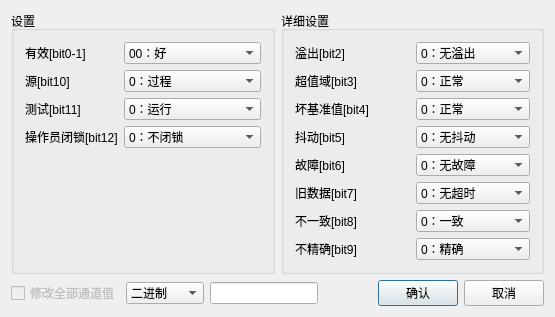
<?xml version="1.0" encoding="UTF-8"?>
<ui version="4.0">
 <class>SmvAbnormalQualitySet</class>
 <widget class="QDialog" name="SmvAbnormalQualitySet">
  <property name="geometry">
   <rect>
    <x>0</x>
    <y>0</y>
    <width>555</width>
    <height>317</height>
   </rect>
  </property>
  <property name="windowTitle">
   <string>品质参数设置</string>
  </property>
  <layout class="QGridLayout" name="gridLayout_4">
   <item row="0" column="0">
    <layout class="QGridLayout" name="gridLayout_3" columnstretch="1,1">
     <item row="0" column="0">
      <widget class="QGroupBox" name="groupBox">
       <property name="title">
        <string>设置</string>
       </property>
       <layout class="QGridLayout" name="gridLayout" columnstretch="2,2,1">
        <item row="0" column="0">
         <widget class="QLabel" name="label">
          <property name="text">
           <string>有效[bit0-1]</string>
          </property>
         </widget>
        </item>
        <item row="0" column="1" colspan="2">
         <widget class="QScrollComboBox" name="cmb_bit1">
          <item>
           <property name="text">
            <string>00：好</string>
           </property>
          </item>
          <item>
           <property name="text">
            <string>01：无效</string>
           </property>
          </item>
          <item>
           <property name="text">
            <string>10：保留</string>
           </property>
          </item>
          <item>
           <property name="text">
            <string>11：可疑</string>
           </property>
          </item>
         </widget>
        </item>
        <item row="1" column="0">
         <widget class="QLabel" name="label_2">
          <property name="text">
           <string>源[bit10]</string>
          </property>
         </widget>
        </item>
        <item row="1" column="1" colspan="2">
         <widget class="QScrollComboBox" name="cmb_bit10">
          <item>
           <property name="text">
            <string>0：过程</string>
           </property>
          </item>
          <item>
           <property name="text">
            <string>1：被取代</string>
           </property>
          </item>
         </widget>
        </item>
        <item row="2" column="0">
         <widget class="QLabel" name="label_3">
          <property name="text">
           <string>测试[bit11]</string>
          </property>
         </widget>
        </item>
        <item row="2" column="1" colspan="2">
         <widget class="QScrollComboBox" name="cmb_bit11">
          <item>
           <property name="text">
            <string>0：运行</string>
           </property>
          </item>
          <item>
           <property name="text">
            <string>1：测试</string>
           </property>
          </item>
         </widget>
        </item>
        <item row="4" column="1">
         <spacer name="verticalSpacer">
          <property name="orientation">
           <enum>Qt::Vertical</enum>
          </property>
          <property name="sizeHint" stdset="0">
           <size>
            <width>20</width>
            <height>110</height>
           </size>
          </property>
         </spacer>
        </item>
        <item row="3" column="0">
         <widget class="QLabel" name="label_4">
          <property name="text">
           <string>操作员闭锁[bit12]</string>
          </property>
         </widget>
        </item>
        <item row="3" column="1" colspan="2">
         <widget class="QScrollComboBox" name="cmb_bit12">
          <item>
           <property name="text">
            <string>0：不闭锁</string>
           </property>
          </item>
          <item>
           <property name="text">
            <string>1：闭锁</string>
           </property>
          </item>
         </widget>
        </item>
       </layout>
      </widget>
     </item>
     <item row="0" column="1">
      <widget class="QGroupBox" name="groupBox_2">
       <property name="title">
        <string>详细设置</string>
       </property>
       <layout class="QGridLayout" name="gridLayout_2" columnstretch="0,0">
        <item row="0" column="0">
         <widget class="QLabel" name="label_5">
          <property name="text">
           <string>溢出[bit2]</string>
          </property>
         </widget>
        </item>
        <item row="0" column="1">
         <widget class="QScrollComboBox" name="cmb_bit2">
          <item>
           <property name="text">
            <string>0：无溢出</string>
           </property>
          </item>
          <item>
           <property name="text">
            <string>1：溢出</string>
           </property>
          </item>
         </widget>
        </item>
        <item row="1" column="0">
         <widget class="QLabel" name="label_6">
          <property name="text">
           <string>超值域[bit3]</string>
          </property>
         </widget>
        </item>
        <item row="1" column="1">
         <widget class="QScrollComboBox" name="cmb_bit3">
          <item>
           <property name="text">
            <string>0：正常</string>
           </property>
          </item>
          <item>
           <property name="text">
            <string>1：超值域</string>
           </property>
          </item>
         </widget>
        </item>
        <item row="2" column="0">
         <widget class="QLabel" name="label_7">
          <property name="text">
           <string>坏基准值[bit4]</string>
          </property>
         </widget>
        </item>
        <item row="2" column="1">
         <widget class="QScrollComboBox" name="cmb_bit4">
          <item>
           <property name="text">
            <string>0：正常</string>
           </property>
          </item>
          <item>
           <property name="text">
            <string>1：坏基准值</string>
           </property>
          </item>
         </widget>
        </item>
        <item row="3" column="0">
         <widget class="QLabel" name="label_8">
          <property name="text">
           <string>抖动[bit5]</string>
          </property>
         </widget>
        </item>
        <item row="3" column="1">
         <widget class="QScrollComboBox" name="cmb_bit5">
          <item>
           <property name="text">
            <string>0：无抖动</string>
           </property>
          </item>
          <item>
           <property name="text">
            <string>1：有抖动</string>
           </property>
          </item>
         </widget>
        </item>
        <item row="4" column="0">
         <widget class="QLabel" name="label_9">
          <property name="text">
           <string>故障[bit6]</string>
          </property>
         </widget>
        </item>
        <item row="4" column="1">
         <widget class="QScrollComboBox" name="cmb_bit6">
          <item>
           <property name="text">
            <string>0：无故障</string>
           </property>
          </item>
          <item>
           <property name="text">
            <string>1：有故障</string>
           </property>
          </item>
         </widget>
        </item>
        <item row="5" column="0">
         <widget class="QLabel" name="label_10">
          <property name="text">
           <string>旧数据[bit7]</string>
          </property>
         </widget>
        </item>
        <item row="5" column="1">
         <widget class="QScrollComboBox" name="cmb_bit7">
          <item>
           <property name="text">
            <string>0：无超时</string>
           </property>
          </item>
          <item>
           <property name="text">
            <string>1：数据超时</string>
           </property>
          </item>
         </widget>
        </item>
        <item row="6" column="0">
         <widget class="QLabel" name="label_11">
          <property name="text">
           <string>不一致[bit8]</string>
          </property>
         </widget>
        </item>
        <item row="6" column="1">
         <widget class="QScrollComboBox" name="cmb_bit8">
          <item>
           <property name="text">
            <string>0：一致</string>
           </property>
          </item>
          <item>
           <property name="text">
            <string>1：不一致</string>
           </property>
          </item>
         </widget>
        </item>
        <item row="7" column="0">
         <widget class="QLabel" name="label_12">
          <property name="text">
           <string>不精确[bit9]</string>
          </property>
         </widget>
        </item>
        <item row="7" column="1">
         <widget class="QScrollComboBox" name="cmb_bit9">
          <item>
           <property name="text">
            <string>0：精确</string>
           </property>
          </item>
          <item>
           <property name="text">
            <string>1：不精确</string>
           </property>
          </item>
         </widget>
        </item>
       </layout>
      </widget>
     </item>
    </layout>
   </item>
   <item row="1" column="0">
    <layout class="QHBoxLayout" name="horizontalLayout">
     <item>
      <widget class="QSttCheckBox" name="checkBox">
       <property name="enabled">
        <bool>false</bool>
       </property>
       <property name="text">
        <string>修改全部通道值</string>
       </property>
      </widget>
     </item>
     <item>
      <widget class="QScrollComboBox" name="cmb_DispType">
       <item>
        <property name="text">
         <string>二进制</string>
        </property>
       </item>
       <item>
        <property name="text">
         <string>十进制</string>
        </property>
       </item>
       <item>
        <property name="text">
         <string>十六进制</string>
        </property>
       </item>
      </widget>
     </item>
     <item>
      <widget class="QSttLineEdit" name="lineEdit"/>
     </item>
     <item>
      <spacer name="horizontalSpacer">
       <property name="orientation">
        <enum>Qt::Horizontal</enum>
       </property>
       <property name="sizeHint" stdset="0">
        <size>
         <width>40</width>
         <height>20</height>
        </size>
       </property>
      </spacer>
     </item>
     <item>
      <widget class="QPushButton" name="pbn_OK">
       <property name="text">
        <string>确认</string>
       </property>
      </widget>
     </item>
     <item>
      <widget class="QPushButton" name="pbn_Cancle">
       <property name="text">
        <string>取消</string>
       </property>
      </widget>
     </item>
    </layout>
   </item>
  </layout>
 </widget>
 <layoutdefault spacing="6" margin="11"/>
 <customwidgets>
  <customwidget>
   <class>QSttLineEdit</class>
   <extends>QLineEdit</extends>
   <header location="global">../../../Module/UI/Controls/SttLineEdit.h</header>
  </customwidget>
  <customwidget>
   <class>QSttCheckBox</class>
   <extends>QCheckBox</extends>
   <header>../../Controls/SttCheckBox.h</header>
  </customwidget>
  <customwidget>
   <class>QScrollComboBox</class>
   <extends>QComboBox</extends>
   <header>../../Module/ScrollCtrl/ScrollComboBox.h</header>
  </customwidget>
 </customwidgets>
 <resources/>
 <connections/>
</ui>
